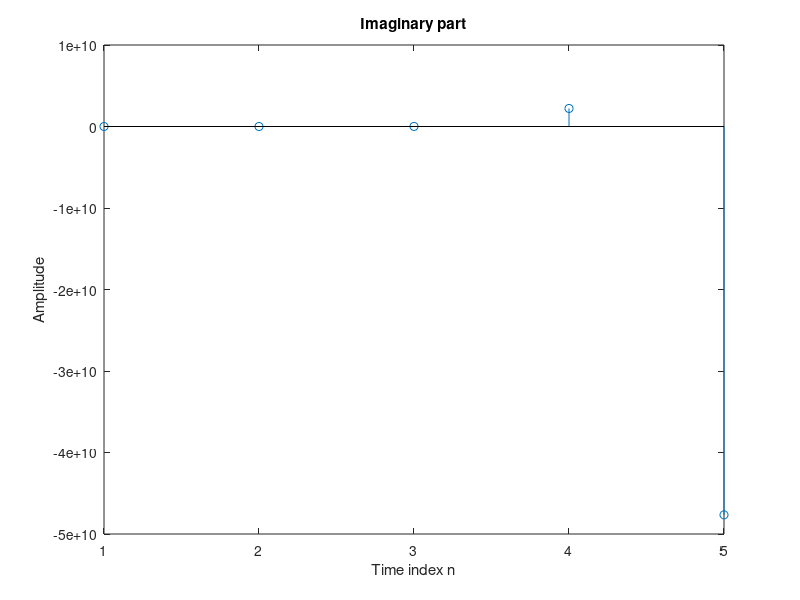

Write MATLAB code to recreate this figure.
% Program 2_3
% Generation of complex exponential sequence
%
a = input('Type in real exponent = ');
b = input('Type in imaginary exponent = ');
c = a + b*i;
K = input('Type in the gain constant = ');
N = input ('Type in length of sequence = ');
n = 1:N;
x = K*exp(c*n);%Generate the sequence
stem(n,real(x));%Plot the real part
xlabel('Time index n');ylabel('Amplitude');
title('Real part');
disp('PRESS RETURN for imaginary part');
pause
stem(n,imag(x));%Plot the imaginary part
xlabel('Time index n');ylabel('Amplitude');
title('Imaginary part');